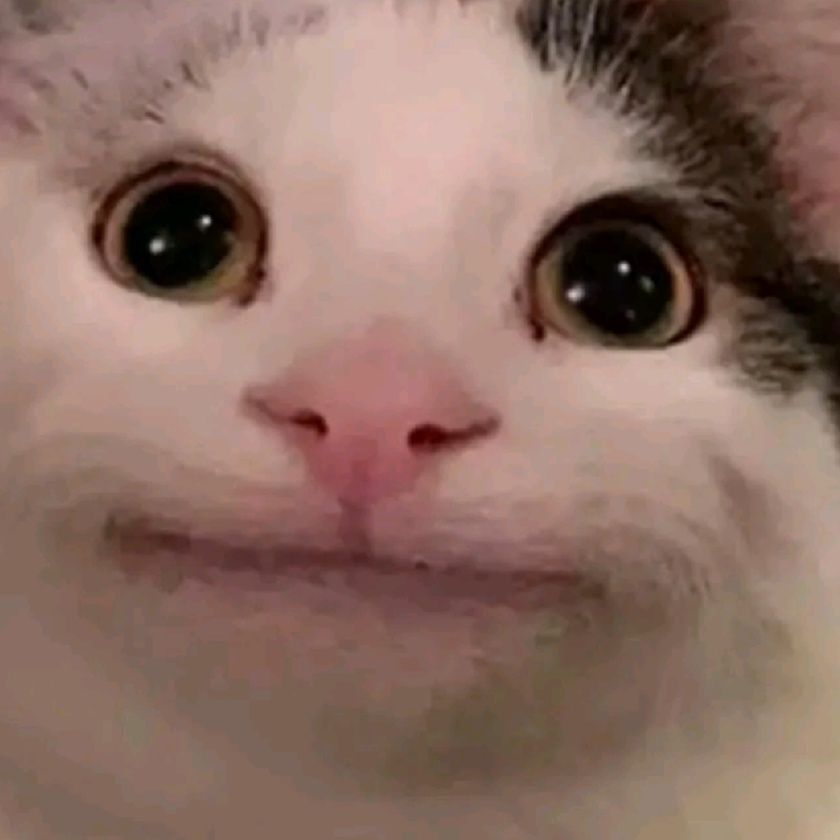
#> input picture Case Study/original_image.jpg, 840 x 840 px, shrunk from 1024 x 1024 before the run
$ python AKS.py
#> lines starting #> are read from the running program, lines starting #| are printed output that depends on the picture
import numpy as np
import matplotlib.pyplot as plt
from PIL import Image

def load_image(image_path):
#> called with image_path = 'original_image.jpg'
    img = Image.open(image_path)
#> img is the input picture: PIL image 840x840 RGB; mean R, G, B 140.9, 111, 99.9
    img = img.convert('L')
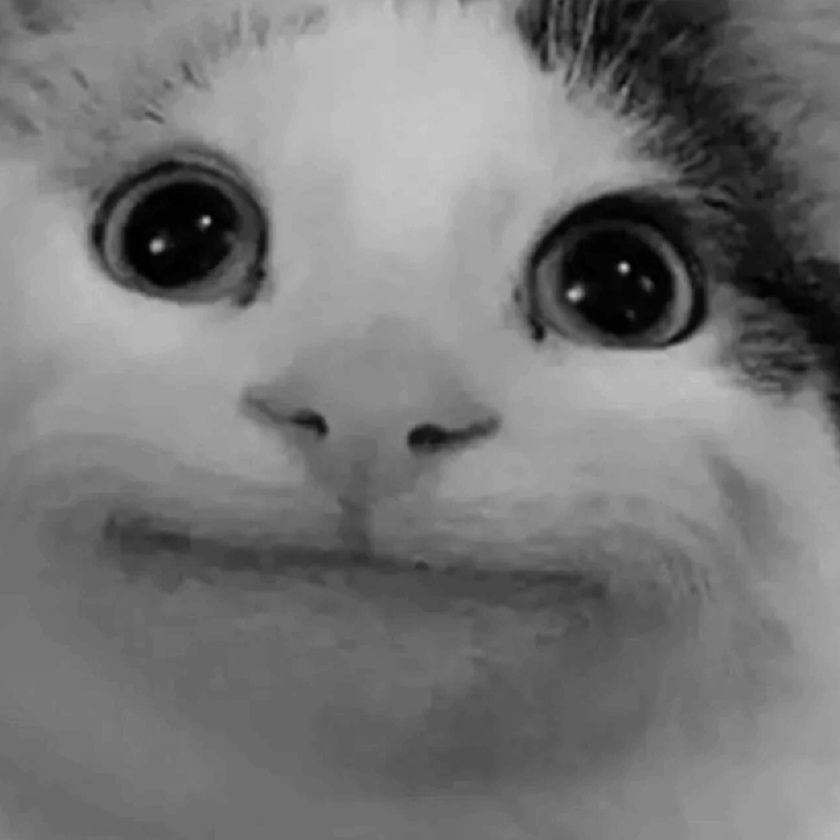
#> img: PIL image 840x840 L; min 0, max 202, mean 118.7
    img = np.array(img)
    return img

def plot_comparison(original, compressed):
    fig, ax = plt.subplots(1, 2, figsize=(10, 5))

    ax[0].imshow(original, cmap='gray')
    ax[0].set_title('Original Image')
    ax[0].axis('off')

    ax[1].imshow(compressed, cmap='gray')
    ax[1].set_title('Compressed Image')
    ax[1].axis('off')

    plt.show()

def image_compression_pca(image, n_components):
#> called with n_components = 50
    mean = np.mean(image, axis=0)
#> mean = 840 values, max 137.6 at index 502, min 93.94 at index 639, mean 118.7
    normalized_image = image - mean
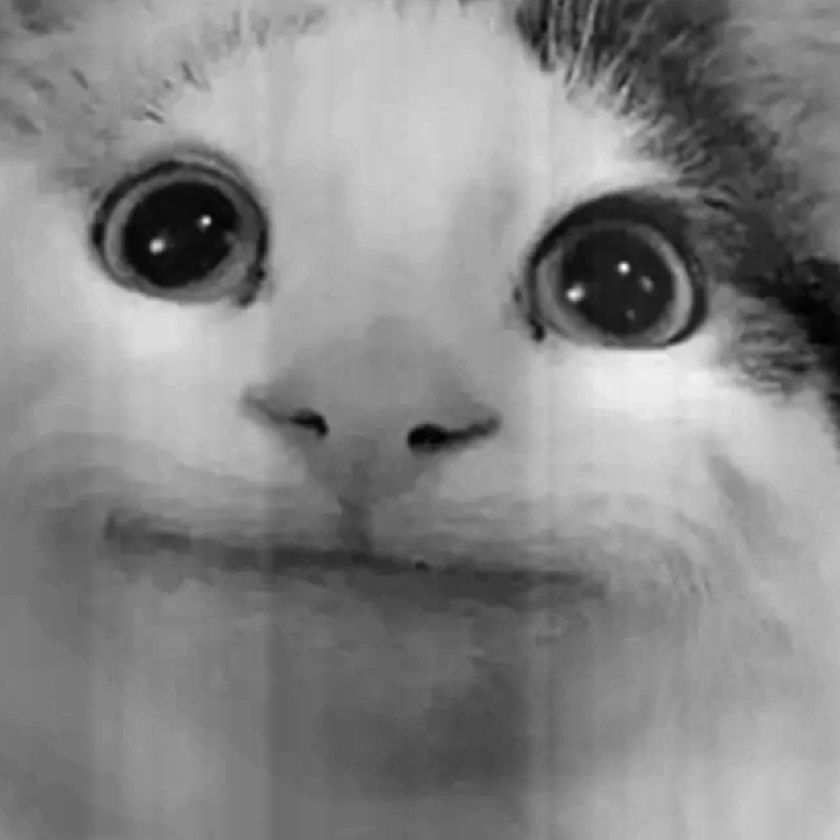
#> normalized_image: shape (840, 840) float64; min -117.9, max 104.6, mean 0; drawn with min black and max white
    cov_matrix = np.cov(normalized_image, rowvar=False)
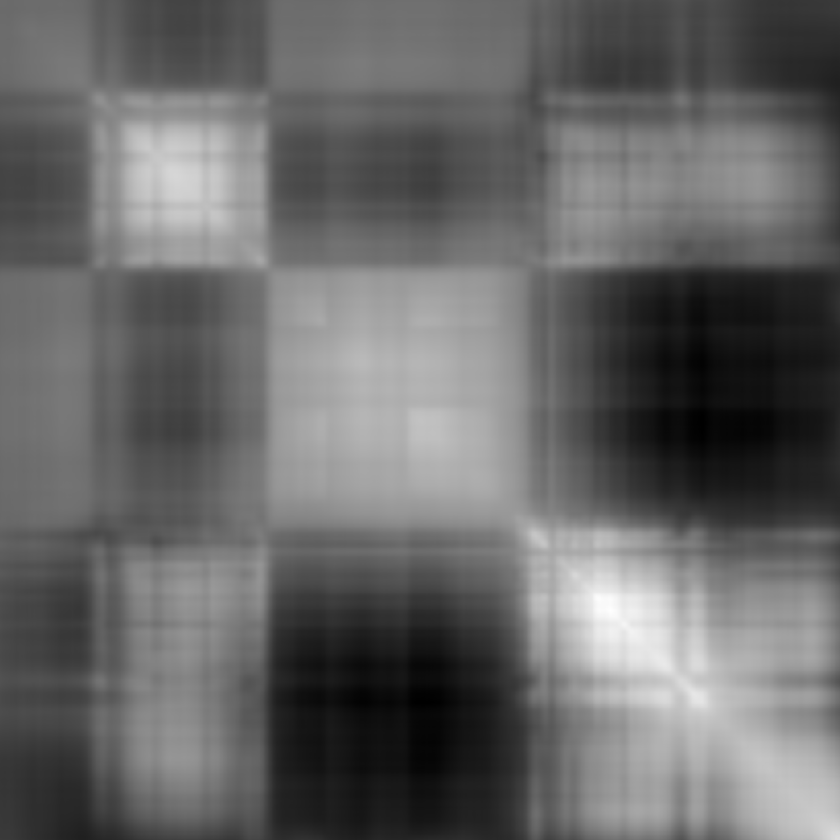
#> cov_matrix: shape (840, 840) float64; min -1729.1, max 3170.5, mean 259.1; drawn with min black and max white
    eigenvalues, eigenvectors = np.linalg.eig(cov_matrix)
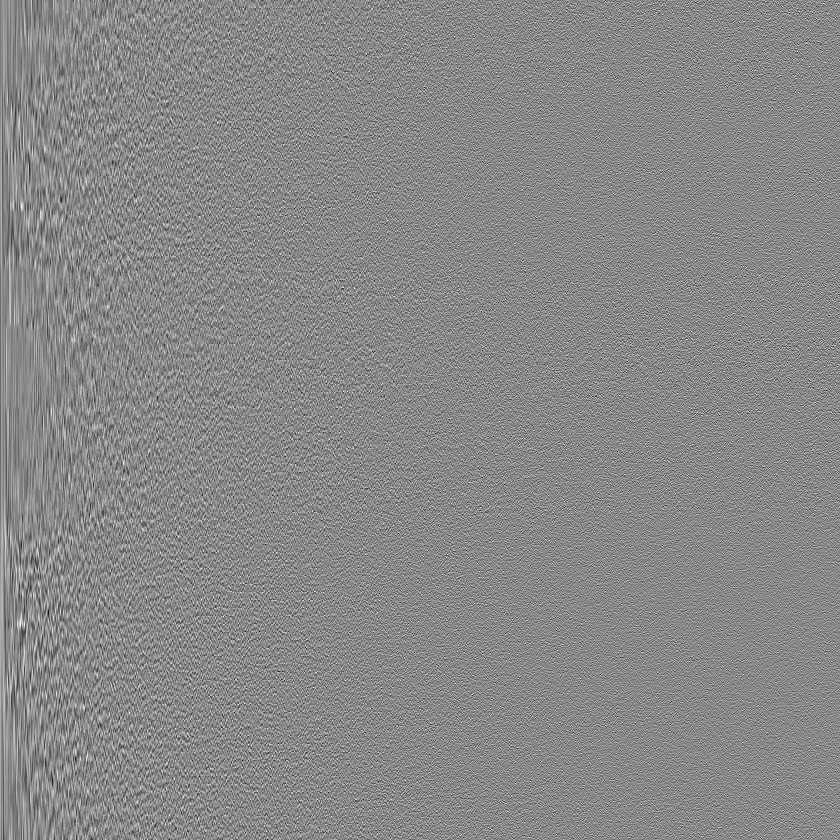
#> eigenvectors: shape (840, 840) float64; min -0.19, max 0.165, mean 6.02e-05; drawn with min black and max white
#> eigenvalues = 840 values, max 715543.4 at index 0, min -2.23e-12 at index 751, mean 1753.6
    idx = eigenvalues.argsort()[::-1]
#> idx = 840 values, max 839 at index 789, min 0 at index 0, mean 419.5
    eigenvectors = eigenvectors[:, idx]
    components = eigenvectors[:, :n_components]
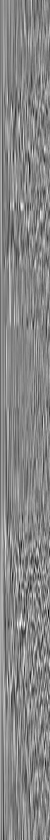
#> components: shape (840, 50) float64; min -0.175, max 0.158, mean 0.000975; drawn with min black and max white
    compressed_image = np.dot(components.T, normalized_image.T).T
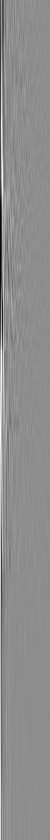
#> compressed_image: shape (840, 50) float64; min -1499.9, max 1199.3, mean 0; drawn with min black and max white
    reconstructed_image = np.dot(components, compressed_image.T).T + mean
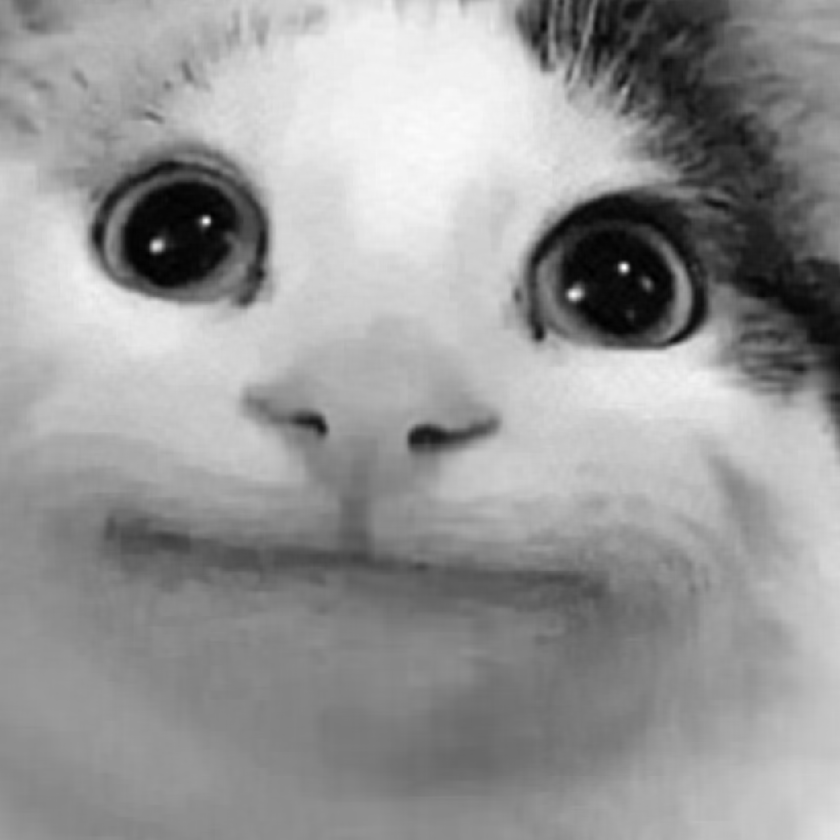
#> reconstructed_image: shape (840, 840) float64; min -4, max 202.6, mean 118.7; drawn with min black and max white

    return reconstructed_image

if __name__ == "__main__":
    image_path = 'original_image.jpg'
    original_image = load_image(image_path)


    num_components = 50


    compressed_image = image_compression_pca(original_image, num_components)


    plot_comparison(original_image, compressed_image)
